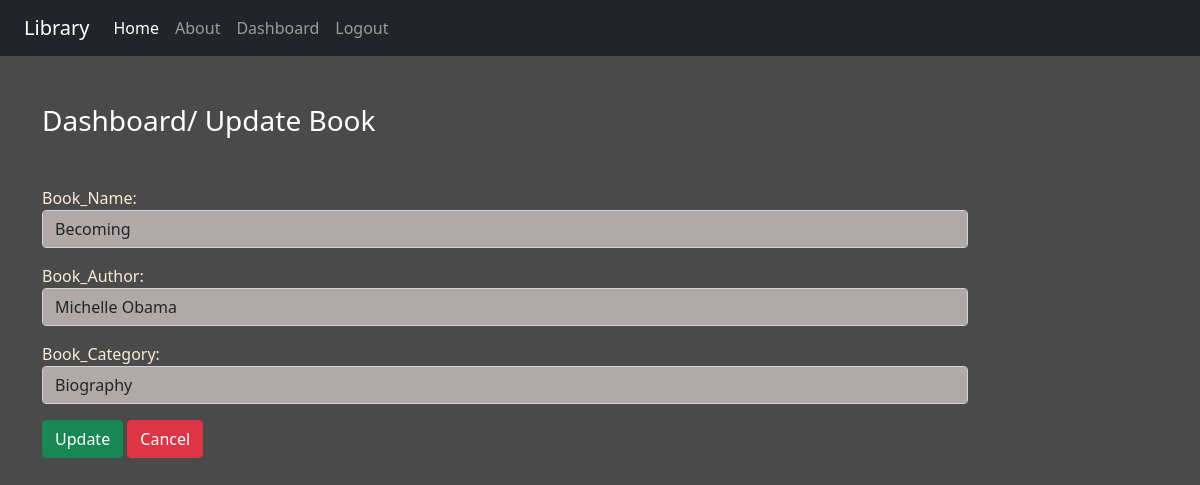
Screenshot of /updatebook/2/ (signed in) with the database file from the repository.
### book/models.py (models this page shows)
class Book(models.Model):
    book_name=models.CharField(max_length=100)
    book_author=models.CharField(max_length=100)
    book_category=models.CharField(max_length=100)

### book/views.py (the view)
# urls.py: path('updatebook/<int:id>/', views.update_book, name='updatebook'),
def update_book(request, id):
    if request.user.is_authenticated:
        if request.method == 'POST':
            pi = Book.objects.get(pk=id)
            form = PostForm(request.POST, instance=pi)
            if form.is_valid():
                form.save()
        else:
            pi = Book.objects.get(pk=id)
            form = PostForm(instance=pi)
        return render(request, 'book/updatebook.html', {'form':form})
    else:
        return HttpResponseRedirect('/login/')

### book/forms.py
class PostForm(forms.ModelForm):
    class Meta:
        model = Book
        fields = ['book_name','book_author','book_category']
        labels = {'book_name':'Book_Name','book_author':'Book_Author','book_category':'Book_Category'}
        widgets = {'book_name':forms.TextInput(attrs={'class':'form-control'}),
        'book_author':forms.TextInput(attrs={'class':'form-control'}),
        'book_category':forms.TextInput(attrs={'class':'form-control'}),}

### book/templates/book/updatebook.html (shortened to what this page needs)
{% extends 'book/base.html' %}
{% load static %}
{% block content %}
<div class="col-sm-10">
    <h3 class="text-white my-5">Dashboard/ Update Book</h3>
    <form action="" method="post" novalidate>
        {{form.as_p}}
        <input type="submit" value="Update" class="btn btn-success">
        <a href="{% url 'dashboard' %}" class="btn btn-danger">Cancel</a>
    </form>
</div>
{% endblock content %}

### book/static/book/css/style.css (style rules this page uses)
body { background-color: rgb(75, 74, 74); color: antiquewhite; }
.form-control, .form-control:focus { background-color: rgb(177, 168,168); }

### rows the page displays
Book: book_name "Becoming", book_author "Michelle Obama", book_category "Biography"
